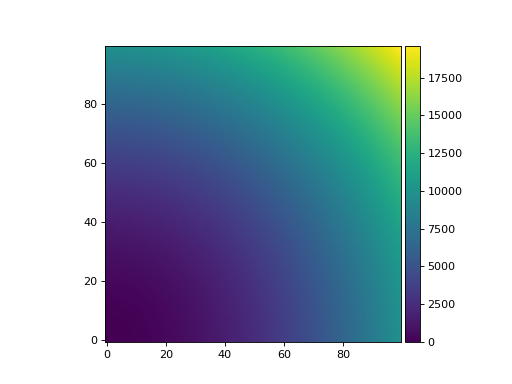

The Python source for this figure:
from matplotlib import pyplot as plt
import numpy as np
from panoptes.utils.images.plot import add_colorbar
x = np.arange(0.0, 100.0)
y = np.arange(0.0, 100.0)
X, Y = np.meshgrid(x, y)
func = lambda x, y: x**2 + y**2
z = func(X, Y)
fig, ax = plt.subplots()
im1 = ax.imshow(z, origin='lower')
add_colorbar(im1)
fig.show()
